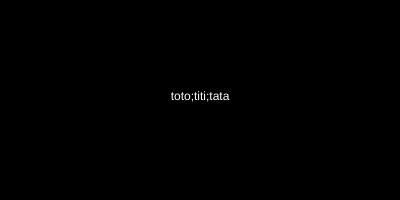
Frame 1 (no input)
Frame 60 (no input): identical to frame 1, image omitted
Frame 120 (the mouse pressed at the canvas centre since frame 60): identical to frame 1, image omitted

The p5.js sketch that drew this single still picture (run headless with seeded random() and noise() and a simulated clock; from frame 60 on, the mouse is pressed at the canvas centre):

// p5.js sketch
// ── sketch.js
// http://www.ac-grenoble.fr/disciplines/informatiquelycee/p5_base_a10.html


var str;
var tab;

function setup()
{
  can=createCanvas(400,200);
  background(0);
  tab=["toto","titi","tata"];
  str=join(tab,";");
  textAlign(CENTER);
  fill(255);
  text(str,200,100);
}


function draw()
{
  
}
